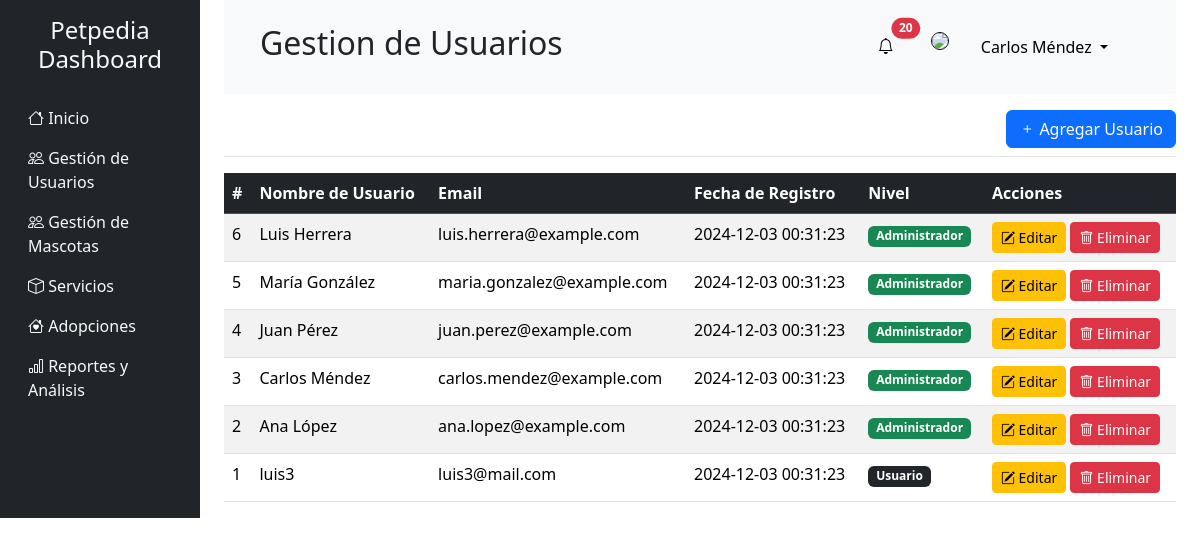
Page /users.php (signed in) on the earlier database version.
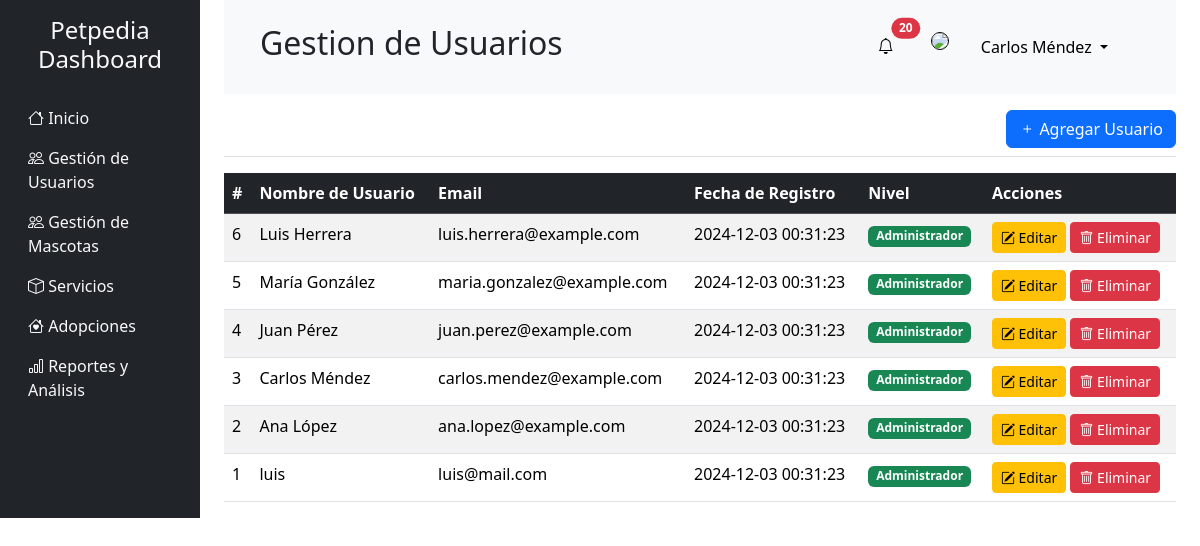
Same page on the later database version.
### tables this page shows
CREATE TABLE users (
    user_id INT NOT NULL AUTO_INCREMENT,
    username VARCHAR(50) NOT NULL,
    email VARCHAR(100) UNIQUE NOT NULL,
    password VARCHAR(255) NOT NULL,
    level TINYINT NOT NULL,
    created_at DATETIME DEFAULT CURRENT_TIMESTAMP,
    user_img VARCHAR(100),    PRIMARY KEY (user_id)
);

### users.php (the view, shortened to what this page needs)
<?php session_start();
$title="Gestion de Usuarios";
?>
<?php
  include "./php/conexion.php";
  $sql="select * from users order by user_id DESC";
  $res=$conexion->query($sql)or die($conexion->error);
?>
<!DOCTYPE html>
<html lang="en">
  <head>
    <link
      href="https://cdn.jsdelivr.net/npm/bootstrap@5.3.2/dist/css/bootstrap.min.css"
      rel="stylesheet"
    />
    <link href="https://cdn.jsdelivr.net/npm/bootstrap-icons/font/bootstrap-icons.css" rel="stylesheet">
  </head>
  <body>
    <div class="container-fluid">
      <div class="row">
        <?php include "./layouts/aside.php" ?>
        <main class="col-md-9 ms-sm-auto col-lg-10 px-md-4">
        <?php include "./layouts/header.php" ?>
            <div class="d-flex justify-content-end flex-wrap flex-md-nowrap align-items-center pt-3 pb-2 mb-3 border-bottom">
              <button class="btn btn-primary" data-bs-toggle="modal" data-bs-target="#addUserModal">
                <i class="bi bi-plus"></i> Agregar Usuario
              </button>
            </div>
            <div class="table-responsive">
              <table class="table table-striped table-hover">
                <thead class="table-dark">
                  <tr>
                    <th>#</th>
                    <th>Nombre de Usuario</th>
                    <th>Email</th>
                    <th>Fecha de Registro</th>
                    <th>Nivel</th>
                    <th>Acciones</th>
                  </tr>
                </thead>
                <tbody>
                  <?php
                    while($fila=mysqli_fetch_array($res)){
                  ?>
                  <tr>
                    <td><?php echo $fila['user_id']  ?></td>
                    <td><?php echo $fila['username']  ?></td>
                    <td><?php echo $fila['email']  ?></td>
                    <td><?php echo $fila['created_at']  ?></td>
                    <td><?php
                      if($fila['level']==1){
                        echo '<span class="badge bg-success">Administrador</span>';
                      }
                      else{echo '<span class="badge bg-dark">Usuario</span>';}
                    ?></td>
                    <td>
                       <button class="btn btn-sm btn-warning btnEdit"
        data-id="<?php echo $fila['user_id']; ?>"
        data-username="<?php echo $fila['username']; ?>"
        data-mail="<?php echo $fila['email']; ?>"
        data-bs-toggle="modal"
        data-bs-target="#EditUserModal">
    <i class="bi bi-pencil-square"></i> Editar
</button>
  <button class="btn btn-sm btn-danger btnEliminar"
        data-id="<?php echo $fila['user_id']; ?>"
        data-bs-toggle="modal"
        data-bs-target="#deleteUserModal">
    <i class="bi bi-trash"></i> Eliminar
</button>
                    </td>
                  </tr>
                  <?php
                    }
                  ?>
                </tbody>
              </table>
            </div>
          </main>
        </div>
      </div>
  </body>
</html>

### layouts/aside.php
<nav class="col-md-3 col-lg-2 d-md-block bg-dark sidebar">
          <div class="position-sticky">
            <h4 class="text-center text-light py-3">Petpedia Dashboard</h4>
            <ul class="nav flex-column">
              <li class="nav-item">
                <a class="nav-link text-light" href="./dashboard.php">
                  <i class="bi bi-house"></i> Inicio
                </a>
              </li>
              <li class="nav-item">
                <a class="nav-link text-light" href="./users.php">
                  <i class="bi bi-people"></i> Gestión de Usuarios
                </a>
              </li>
              <li class="nav-item">
                <a class="nav-link text-light" href="./pets.php">
                  <i class="bi bi-people"></i> Gestión de Mascotas
                </a>
              </li>
              <li class="nav-item">
                <a class="nav-link text-light" href="./services.php">
                  <i class="bi bi-box"></i> Servicios
                </a>
              </li>
              <li class="nav-item">
                <a class="nav-link text-light" href="./adoption.php">
                  <i class="bi bi-house-heart"></i> Adopciones
                </a>
              </li>
              <li class="nav-item">
                <a class="nav-link text-light" href="./stats.php">
                  <i class="bi bi-bar-chart"></i> Reportes y Análisis
                </a>
              </li>
            </ul>
          </div>
        </nav>

### layouts/header.php (shortened to what this page needs)
<nav class="px-4 py-4 navbar navbar-expand-lg bg-body-tertiary px-4">
            <div class="container-fluid">
              <h1 class="h2"><?php echo ($title) ?></h1>
              <div
                class="collapse navbar-collapse justify-content-end"
                id="navbarSupportedContent"
              >
                <ul class="navbar-nav">
                  <li class="nav-item mx-4">
                    <button
                      type="button"
                      class="btn btn-light position-relative"
                    >
                      <i class="bi bi-bell"></i>
                      <span
                        class="position-absolute top-0 start-100 translate-middle badge rounded-pill bg-danger"
                      >
                        20
                      </span>
                    </button>
                  </li>
                  <li class="nav-item">
                    <img
                      src="./img/profile.jpg"
                      style="
                        width: 40px;
                        border-radius: 50%;
                        border: 1px solid black;
                      "
                    />
                  </li>
                  <li class="nav-item dropdown mx-4">
                    <a
                      class="nav-link dropdown-toggle active"
                      href="#"
                      role="button"
                      data-bs-toggle="dropdown"
                      aria-expanded="false"
                    >
                      <?php
                      $user=$_SESSION['userdata'];
                      echo $user['nombre'];
                      ?>
                    </a>
                  </li>
                </ul>
              </div>
            </div>
          </nav>

Differences in the rows shown:
changed users id 1: username "luis3" → "luis"; email "luis3@mail.com" → "luis@mail.com"; level "Usuario" → "Administrador"
